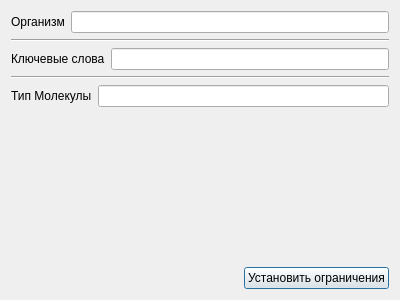
<?xml version="1.0" encoding="UTF-8"?>
<ui version="4.0">
 <class>EntrezDialog</class>
 <widget class="QDialog" name="EntrezDialog">
  <property name="geometry">
   <rect>
    <x>0</x>
    <y>0</y>
    <width>400</width>
    <height>300</height>
   </rect>
  </property>
  <property name="windowTitle">
   <string>Искать среди...</string>
  </property>
  <layout class="QHBoxLayout" name="horizontalLayout_5">
   <item>
    <layout class="QVBoxLayout" name="verticalLayout_2">
     <item>
      <layout class="QVBoxLayout" name="verticalLayout">
       <item>
        <layout class="QHBoxLayout" name="horizontalLayout">
         <item>
          <widget class="QLabel" name="label">
           <property name="text">
            <string>Организм</string>
           </property>
          </widget>
         </item>
         <item>
          <widget class="QLineEdit" name="organismField"/>
         </item>
        </layout>
       </item>
       <item>
        <widget class="Line" name="line">
         <property name="orientation">
          <enum>Qt::Horizontal</enum>
         </property>
        </widget>
       </item>
       <item>
        <layout class="QHBoxLayout" name="horizontalLayout_2">
         <item>
          <widget class="QLabel" name="label_2">
           <property name="text">
            <string>Ключевые слова</string>
           </property>
          </widget>
         </item>
         <item>
          <widget class="QLineEdit" name="keyWordField"/>
         </item>
        </layout>
       </item>
       <item>
        <widget class="Line" name="line_2">
         <property name="orientation">
          <enum>Qt::Horizontal</enum>
         </property>
        </widget>
       </item>
       <item>
        <layout class="QHBoxLayout" name="horizontalLayout_3">
         <item>
          <widget class="QLabel" name="label_3">
           <property name="text">
            <string>Тип Молекулы</string>
           </property>
          </widget>
         </item>
         <item>
          <widget class="QLineEdit" name="typeField"/>
         </item>
        </layout>
       </item>
      </layout>
     </item>
     <item>
      <spacer name="verticalSpacer">
       <property name="orientation">
        <enum>Qt::Vertical</enum>
       </property>
       <property name="sizeHint" stdset="0">
        <size>
         <width>20</width>
         <height>40</height>
        </size>
       </property>
      </spacer>
     </item>
     <item>
      <layout class="QHBoxLayout" name="horizontalLayout_4">
       <item>
        <spacer name="horizontalSpacer">
         <property name="orientation">
          <enum>Qt::Horizontal</enum>
         </property>
         <property name="sizeHint" stdset="0">
          <size>
           <width>188</width>
           <height>20</height>
          </size>
         </property>
        </spacer>
       </item>
       <item>
        <widget class="QPushButton" name="setEntrezButton">
         <property name="text">
          <string>Установить ограничения</string>
         </property>
        </widget>
       </item>
      </layout>
     </item>
    </layout>
   </item>
  </layout>
 </widget>
 <resources/>
 <connections/>
</ui>
